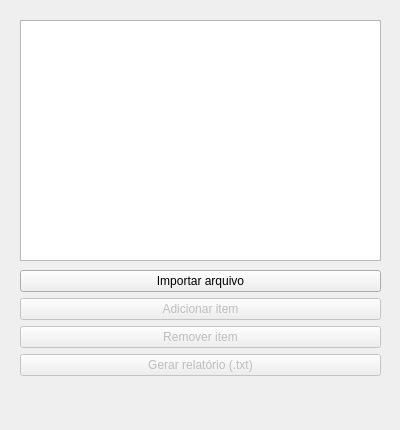
<?xml version="1.0" encoding="UTF-8"?>
<ui version="4.0">
 <class>MainWindow</class>
 <widget class="QMainWindow" name="MainWindow">
  <property name="geometry">
   <rect>
    <x>0</x>
    <y>0</y>
    <width>400</width>
    <height>430</height>
   </rect>
  </property>
  <property name="minimumSize">
   <size>
    <width>400</width>
    <height>420</height>
   </size>
  </property>
  <property name="maximumSize">
   <size>
    <width>400</width>
    <height>430</height>
   </size>
  </property>
  <property name="font">
   <font>
    <family>Arial</family>
   </font>
  </property>
  <property name="windowTitle">
   <string>Sistema de Controle de Estoque</string>
  </property>
  <property name="windowIcon">
   <iconset theme="QIcon::ThemeIcon::EditSelectAll"/>
  </property>
  <property name="windowOpacity">
   <double>1.000000000000000</double>
  </property>
  <widget class="QWidget" name="centralwidget">
   <widget class="QWidget" name="verticalLayoutWidget">
    <property name="geometry">
     <rect>
      <x>20</x>
      <y>270</y>
      <width>361</width>
      <height>110</height>
     </rect>
    </property>
    <layout class="QVBoxLayout" name="verticalLayout">
     <item>
      <widget class="QPushButton" name="botaoImportar">
       <property name="text">
        <string>Importar arquivo</string>
       </property>
      </widget>
     </item>
     <item>
      <widget class="QPushButton" name="botaoAdicionar">
       <property name="enabled">
        <bool>false</bool>
       </property>
       <property name="text">
        <string>Adicionar item</string>
       </property>
      </widget>
     </item>
     <item>
      <widget class="QPushButton" name="botaoRemover">
       <property name="enabled">
        <bool>false</bool>
       </property>
       <property name="text">
        <string>Remover item</string>
       </property>
      </widget>
     </item>
     <item>
      <widget class="QPushButton" name="botaoGerarRelatorio">
       <property name="enabled">
        <bool>false</bool>
       </property>
       <property name="text">
        <string>Gerar relatório (.txt)</string>
       </property>
      </widget>
     </item>
    </layout>
   </widget>
   <widget class="QListWidget" name="listWidget">
    <property name="geometry">
     <rect>
      <x>20</x>
      <y>20</y>
      <width>361</width>
      <height>241</height>
     </rect>
    </property>
   </widget>
  </widget>
  <widget class="QMenuBar" name="menubar">
   <property name="geometry">
    <rect>
     <x>0</x>
     <y>0</y>
     <width>400</width>
     <height>19</height>
    </rect>
   </property>
  </widget>
  <widget class="QStatusBar" name="statusbar">
   <property name="sizeGripEnabled">
    <bool>false</bool>
   </property>
  </widget>
 </widget>
 <resources/>
 <connections/>
</ui>
